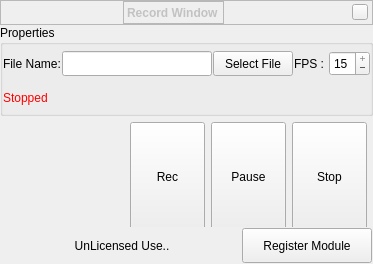
<?xml version="1.0" encoding="UTF-8"?>
<ui version="4.0">
 <class>recordmanager</class>
 <widget class="QWidget" name="recordmanager">
  <property name="geometry">
   <rect>
    <x>0</x>
    <y>0</y>
    <width>373</width>
    <height>264</height>
   </rect>
  </property>
  <property name="minimumSize">
   <size>
    <width>0</width>
    <height>264</height>
   </size>
  </property>
  <property name="maximumSize">
   <size>
    <width>16777215</width>
    <height>264</height>
   </size>
  </property>
  <property name="windowTitle">
   <string>Dialog</string>
  </property>
  <layout class="QVBoxLayout" name="verticalLayout">
   <property name="spacing">
    <number>0</number>
   </property>
   <property name="margin">
    <number>0</number>
   </property>
   <item>
    <widget class="BarFrame" name="LocationBar">
     <property name="minimumSize">
      <size>
       <width>16</width>
       <height>25</height>
      </size>
     </property>
     <property name="maximumSize">
      <size>
       <width>16777215</width>
       <height>25</height>
      </size>
     </property>
     <property name="font">
      <font/>
     </property>
     <property name="frameShape">
      <enum>QFrame::StyledPanel</enum>
     </property>
     <layout class="QHBoxLayout" name="_2">
      <property name="leftMargin">
       <number>0</number>
      </property>
      <property name="topMargin">
       <number>0</number>
      </property>
      <property name="rightMargin">
       <number>4</number>
      </property>
      <property name="bottomMargin">
       <number>0</number>
      </property>
      <item>
       <spacer name="horizontalSpacer_2">
        <property name="orientation">
         <enum>Qt::Horizontal</enum>
        </property>
        <property name="sizeHint" stdset="0">
         <size>
          <width>40</width>
          <height>20</height>
         </size>
        </property>
       </spacer>
      </item>
      <item>
       <widget class="QLabel" name="stelWindowTitle">
        <property name="palette">
         <palette>
          <active>
           <colorrole role="WindowText">
            <brush brushstyle="SolidPattern">
             <color alpha="255">
              <red>194</red>
              <green>194</green>
              <blue>195</blue>
             </color>
            </brush>
           </colorrole>
           <colorrole role="Text">
            <brush brushstyle="SolidPattern">
             <color alpha="255">
              <red>194</red>
              <green>194</green>
              <blue>195</blue>
             </color>
            </brush>
           </colorrole>
          </active>
          <inactive>
           <colorrole role="WindowText">
            <brush brushstyle="SolidPattern">
             <color alpha="255">
              <red>194</red>
              <green>194</green>
              <blue>195</blue>
             </color>
            </brush>
           </colorrole>
           <colorrole role="Text">
            <brush brushstyle="SolidPattern">
             <color alpha="255">
              <red>194</red>
              <green>194</green>
              <blue>195</blue>
             </color>
            </brush>
           </colorrole>
          </inactive>
          <disabled>
           <colorrole role="WindowText">
            <brush brushstyle="SolidPattern">
             <color alpha="255">
              <red>194</red>
              <green>194</green>
              <blue>195</blue>
             </color>
            </brush>
           </colorrole>
           <colorrole role="Text">
            <brush brushstyle="SolidPattern">
             <color alpha="255">
              <red>194</red>
              <green>194</green>
              <blue>195</blue>
             </color>
            </brush>
           </colorrole>
          </disabled>
         </palette>
        </property>
        <property name="font">
         <font>
          <weight>75</weight>
          <italic>false</italic>
          <bold>true</bold>
         </font>
        </property>
        <property name="frameShape">
         <enum>QFrame::StyledPanel</enum>
        </property>
        <property name="lineWidth">
         <number>0</number>
        </property>
        <property name="text">
         <string>Record Window</string>
        </property>
        <property name="indent">
         <number>-1</number>
        </property>
       </widget>
      </item>
      <item>
       <spacer name="horizontalSpacer_3">
        <property name="orientation">
         <enum>Qt::Horizontal</enum>
        </property>
        <property name="sizeHint" stdset="0">
         <size>
          <width>40</width>
          <height>20</height>
         </size>
        </property>
       </spacer>
      </item>
      <item>
       <widget class="QPushButton" name="closeStelWindow">
        <property name="sizePolicy">
         <sizepolicy hsizetype="Fixed" vsizetype="Fixed">
          <horstretch>0</horstretch>
          <verstretch>0</verstretch>
         </sizepolicy>
        </property>
        <property name="minimumSize">
         <size>
          <width>16</width>
          <height>16</height>
         </size>
        </property>
        <property name="maximumSize">
         <size>
          <width>16</width>
          <height>16</height>
         </size>
        </property>
        <property name="focusPolicy">
         <enum>Qt::NoFocus</enum>
        </property>
        <property name="contextMenuPolicy">
         <enum>Qt::DefaultContextMenu</enum>
        </property>
        <property name="text">
         <string/>
        </property>
       </widget>
      </item>
     </layout>
    </widget>
   </item>
   <item>
    <widget class="QGroupBox" name="groupBoxProp">
     <property name="minimumSize">
      <size>
       <width>0</width>
       <height>0</height>
      </size>
     </property>
     <property name="title">
      <string>Properties</string>
     </property>
     <layout class="QVBoxLayout" name="Properties">
      <property name="spacing">
       <number>1</number>
      </property>
      <property name="margin">
       <number>0</number>
      </property>
      <item>
       <layout class="QHBoxLayout" name="horizontalLayout">
        <property name="topMargin">
         <number>6</number>
        </property>
        <property name="bottomMargin">
         <number>6</number>
        </property>
        <item>
         <widget class="QLabel" name="label">
          <property name="text">
           <string>File Name:</string>
          </property>
         </widget>
        </item>
        <item>
         <widget class="QLineEdit" name="lineEdit">
          <property name="minimumSize">
           <size>
            <width>0</width>
            <height>25</height>
           </size>
          </property>
         </widget>
        </item>
        <item>
         <widget class="QPushButton" name="btnSelectFile">
          <property name="minimumSize">
           <size>
            <width>0</width>
            <height>25</height>
           </size>
          </property>
          <property name="text">
           <string>Select File</string>
          </property>
         </widget>
        </item>
        <item>
         <widget class="QLabel" name="label_2">
          <property name="sizePolicy">
           <sizepolicy hsizetype="Fixed" vsizetype="Preferred">
            <horstretch>0</horstretch>
            <verstretch>0</verstretch>
           </sizepolicy>
          </property>
          <property name="text">
           <string>FPS : </string>
          </property>
         </widget>
        </item>
        <item>
         <widget class="QSpinBox" name="spinBoxFPS">
          <property name="sizePolicy">
           <sizepolicy hsizetype="Fixed" vsizetype="Fixed">
            <horstretch>0</horstretch>
            <verstretch>0</verstretch>
           </sizepolicy>
          </property>
          <property name="minimumSize">
           <size>
            <width>0</width>
            <height>25</height>
           </size>
          </property>
          <property name="wrapping">
           <bool>false</bool>
          </property>
          <property name="frame">
           <bool>true</bool>
          </property>
          <property name="buttonSymbols">
           <enum>QAbstractSpinBox::PlusMinus</enum>
          </property>
          <property name="accelerated">
           <bool>false</bool>
          </property>
          <property name="minimum">
           <number>5</number>
          </property>
          <property name="maximum">
           <number>15</number>
          </property>
          <property name="value">
           <number>15</number>
          </property>
         </widget>
        </item>
       </layout>
      </item>
      <item>
       <layout class="QHBoxLayout" name="horizontalLayout_2">
        <property name="spacing">
         <number>3</number>
        </property>
        <item>
         <widget class="QLabel" name="lblStatus">
          <property name="minimumSize">
           <size>
            <width>0</width>
            <height>30</height>
           </size>
          </property>
          <property name="styleSheet">
           <string notr="true">color: rgb(255, 0, 0);</string>
          </property>
          <property name="text">
           <string>Stopped</string>
          </property>
          <property name="scaledContents">
           <bool>true</bool>
          </property>
         </widget>
        </item>
       </layout>
      </item>
     </layout>
    </widget>
   </item>
   <item>
    <widget class="QFrame" name="frame">
     <property name="maximumSize">
      <size>
       <width>16777215</width>
       <height>125</height>
      </size>
     </property>
     <layout class="QHBoxLayout">
      <property name="spacing">
       <number>6</number>
      </property>
      <property name="margin">
       <number>6</number>
      </property>
      <item>
       <widget class="QLabel" name="lblStatusIcon">
        <property name="text">
         <string/>
        </property>
        <property name="pixmap">
         <pixmap>:/mainWindow/gui/rec_stopped.png</pixmap>
        </property>
        <property name="scaledContents">
         <bool>false</bool>
        </property>
       </widget>
      </item>
      <item>
       <spacer>
        <property name="orientation">
         <enum>Qt::Horizontal</enum>
        </property>
        <property name="sizeHint" stdset="0">
         <size>
          <width>131</width>
          <height>31</height>
         </size>
        </property>
       </spacer>
      </item>
      <item>
       <widget class="QPushButton" name="recButton">
        <property name="sizePolicy">
         <sizepolicy hsizetype="Maximum" vsizetype="Maximum">
          <horstretch>100</horstretch>
          <verstretch>100</verstretch>
         </sizepolicy>
        </property>
        <property name="minimumSize">
         <size>
          <width>75</width>
          <height>110</height>
         </size>
        </property>
        <property name="font">
         <font>
          <weight>50</weight>
          <bold>false</bold>
         </font>
        </property>
        <property name="text">
         <string>Rec</string>
        </property>
        <property name="icon">
         <iconset>
          <normaloff>:/graphicGui/gui/btScriptRun-off.png</normaloff>:/graphicGui/gui/btScriptRun-off.png</iconset>
        </property>
        <property name="iconSize">
         <size>
          <width>32</width>
          <height>32</height>
         </size>
        </property>
        <property name="flat">
         <bool>false</bool>
        </property>
       </widget>
      </item>
      <item>
       <widget class="QPushButton" name="recpauseButton">
        <property name="minimumSize">
         <size>
          <width>75</width>
          <height>110</height>
         </size>
        </property>
        <property name="text">
         <string>Pause</string>
        </property>
        <property name="icon">
         <iconset>
          <normaloff>:/graphicGui/gui/btTimePause-on.png</normaloff>:/graphicGui/gui/btTimePause-on.png</iconset>
        </property>
        <property name="iconSize">
         <size>
          <width>32</width>
          <height>32</height>
         </size>
        </property>
       </widget>
      </item>
      <item>
       <widget class="QPushButton" name="recstopButton">
        <property name="minimumSize">
         <size>
          <width>75</width>
          <height>110</height>
         </size>
        </property>
        <property name="text">
         <string>Stop</string>
        </property>
        <property name="icon">
         <iconset>
          <normaloff>:/graphicGui/gui/btScriptStop-off.png</normaloff>:/graphicGui/gui/btScriptStop-off.png</iconset>
        </property>
        <property name="iconSize">
         <size>
          <width>32</width>
          <height>32</height>
         </size>
        </property>
       </widget>
      </item>
     </layout>
    </widget>
   </item>
   <item>
    <widget class="QFrame" name="frameLisans">
     <property name="minimumSize">
      <size>
       <width>0</width>
       <height>0</height>
      </size>
     </property>
     <layout class="QVBoxLayout" name="verticalLayout_2">
      <property name="spacing">
       <number>1</number>
      </property>
      <property name="leftMargin">
       <number>3</number>
      </property>
      <property name="topMargin">
       <number>1</number>
      </property>
      <property name="rightMargin">
       <number>1</number>
      </property>
      <property name="bottomMargin">
       <number>1</number>
      </property>
      <item>
       <layout class="QHBoxLayout" name="registerLayout">
        <item>
         <widget class="QLabel" name="lisans">
          <property name="text">
           <string>UnLicensed Use..</string>
          </property>
          <property name="alignment">
           <set>Qt::AlignCenter</set>
          </property>
         </widget>
        </item>
        <item>
         <widget class="QPushButton" name="btnLisans">
          <property name="minimumSize">
           <size>
            <width>0</width>
            <height>35</height>
           </size>
          </property>
          <property name="maximumSize">
           <size>
            <width>130</width>
            <height>16777215</height>
           </size>
          </property>
          <property name="text">
           <string>Register Module</string>
          </property>
         </widget>
        </item>
       </layout>
      </item>
     </layout>
    </widget>
   </item>
  </layout>
 </widget>
 <customwidgets>
  <customwidget>
   <class>BarFrame</class>
   <extends>QFrame</extends>
   <header>Dialog.hpp</header>
   <container>1</container>
  </customwidget>
 </customwidgets>
 <resources/>
 <connections/>
</ui>
